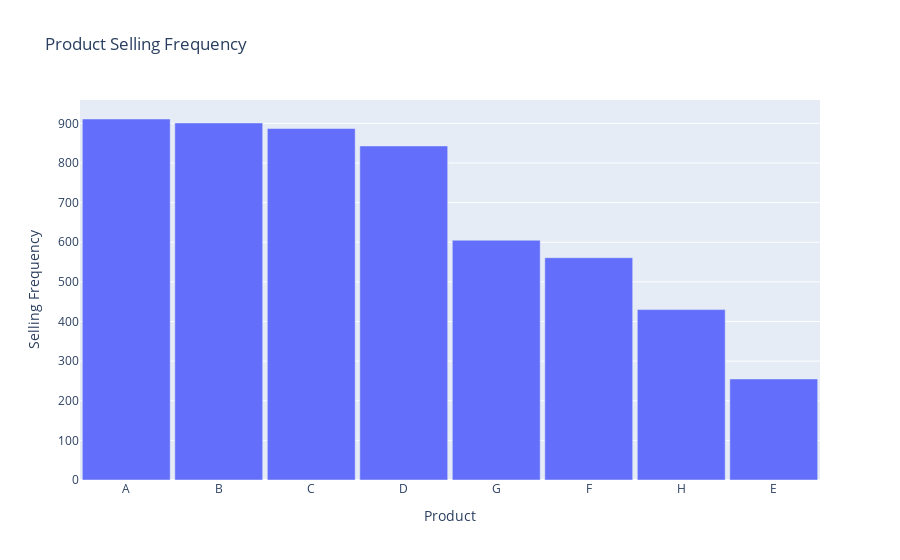

Notebook source saved alongside this figure:
### Code cell
fig = go.Figure(data=[go.Bar(x=product_count_df['Product'],
                             y=product_count_df['selling_frequency'])])

fig.update_layout(
    title='Product Selling Frequency',
    xaxis_title ='Product',
    yaxis_title ='Selling Frequency',
    bargap=0.05)
fig.show()

### Figure 1 — Plotly figure (JSON) as saved in the notebook; plotly's stock layout.template omitted (floating-point values rounded to 4 significant figures)
{"data": [{"type": "bar", "x": ["A", "B", "C", "D", "G", "F", "H", "E"], "y": [911, 901, 887, 843, 605, 561, 430, 255]}], "layout": {"bargap": 0.05, "title": {"text": "Product Selling Frequency"}, "xaxis": {"title": {"text": "Product"}}, "yaxis": {"title": {"text": "Selling Frequency"}}}}
